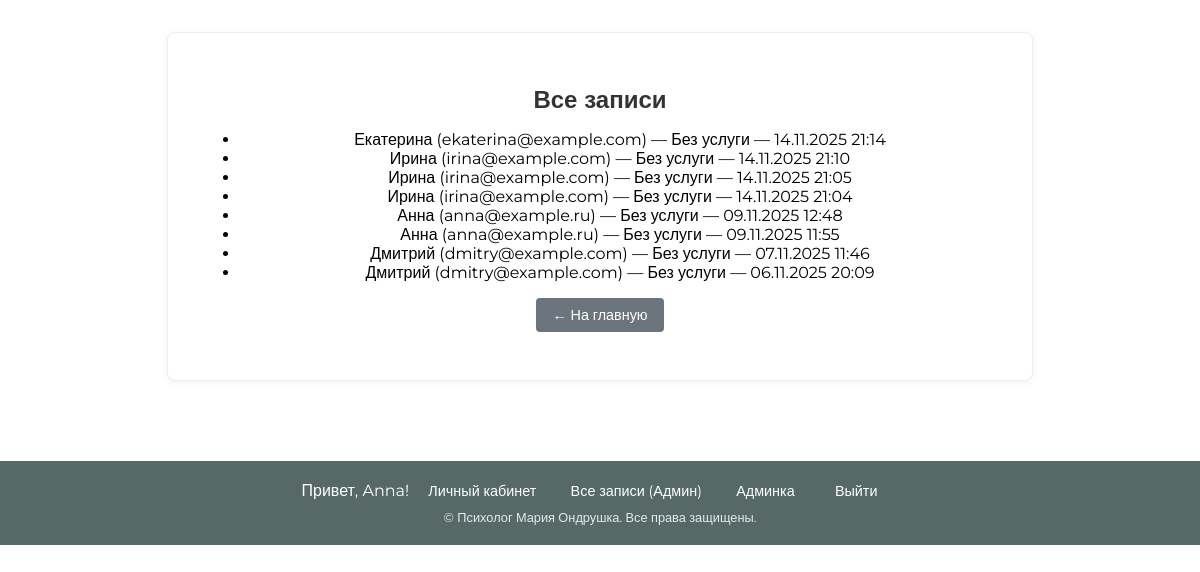
Before: /admin-bookings/ (signed in) with the older database file.
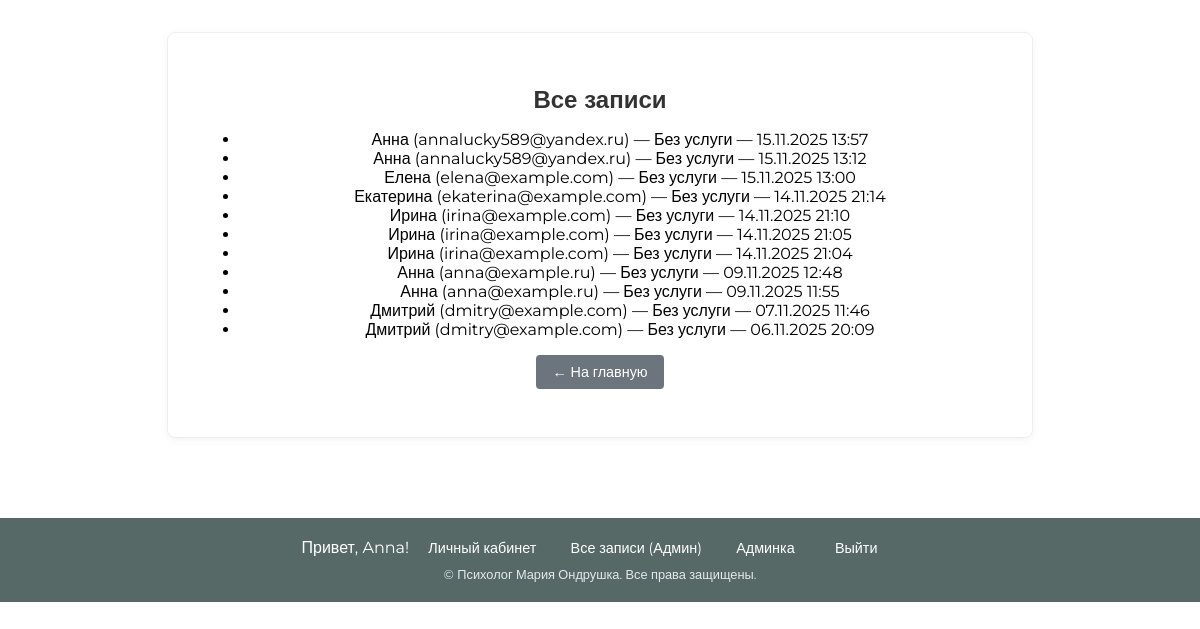
After: the same page with the newer database file.
### pages/models.py (models this page shows, shortened)
class Booking(models.Model):
    STATUS_CHOICES = [
        ('pending', 'Ожидает'),
        ('confirmed', 'Подтверждена'),
        ('completed', 'Завершена'),
        ('cancelled', 'Отменена'),
    ]
    user = models.ForeignKey(User, on_delete=models.CASCADE, null=True, blank=True, verbose_name='Пользователь')
    privacy_policy = models.ForeignKey(PrivacyPolicy, on_delete=models.CASCADE, verbose_name='Политика конфиденциальности', null=True, blank=True)
    consent_form = models.ForeignKey(ConsentForm, on_delete=models.CASCADE, verbose_name='Форма согласия', null=True, blank=True)
    accepted_privacy_policy = models.BooleanField(default=False, verbose_name='Согласие на политику конфиденциальности')
    accepted_consent = models.BooleanField(default=False, verbose_name='Согласие на обработку персональных данных')
    name = models.CharField(max_length=100, verbose_name='Имя')
    phone = models.CharField(max_length=20, verbose_name='Телефон')
    email = models.EmailField(verbose_name='Email')
    message = models.TextField(blank=True, verbose_name='Сообщение')
    status = models.CharField(max_length=20, choices=STATUS_CHOICES, default='pending', verbose_name='Статус')
    created_at = models.DateTimeField(auto_now_add=True, verbose_name='Дата записи')
    class Meta:
        verbose_name = 'Запись'
        verbose_name_plural = 'Записи'
        ordering = ['-created_at']

### pages/views.py (the view)
# urls.py: path('admin-bookings/', views.admin_bookings, name='admin_bookings'),
@login_required
@user_passes_test(is_admin)
def admin_bookings(request):
    bookings = Booking.objects.all()
    return render(request, 'pages/admin_bookings.html', {'bookings': bookings})

### pages/views.py (called while the page is built)
def is_admin(user):
    return user.is_staff

### pages/templates/pages/admin_bookings.html (shortened to what this page needs)
{% extends "pages/base.html" %}
{% block content %}
<div class="profile-container">
    <h2>Все записи</h2>
    <ul>
    {% for booking in bookings %}
        <li>
            {{ booking.name }} ({{ booking.email }}) — {{ booking.service.title|default:"Без услуги" }} — {{ booking.created_at|date:"d.m.Y H:i" }}
        </li>
    {% endfor %}
    </ul>
    <p><a href="/" class="back-btn">← На главную</a></p>
</div>
{% endblock %}

Changed rows visible on the page:
added Booking: name "Анна", email "annalucky589@yandex.ru", service "Без услуги", created_at "15.11.2025 13:57"
added Booking: name "Анна", email "annalucky589@yandex.ru", service "Без услуги", created_at "15.11.2025 13:12"
added Booking: name "Елена", email "elena@example.com", service "Без услуги", created_at "15.11.2025 13:00"
